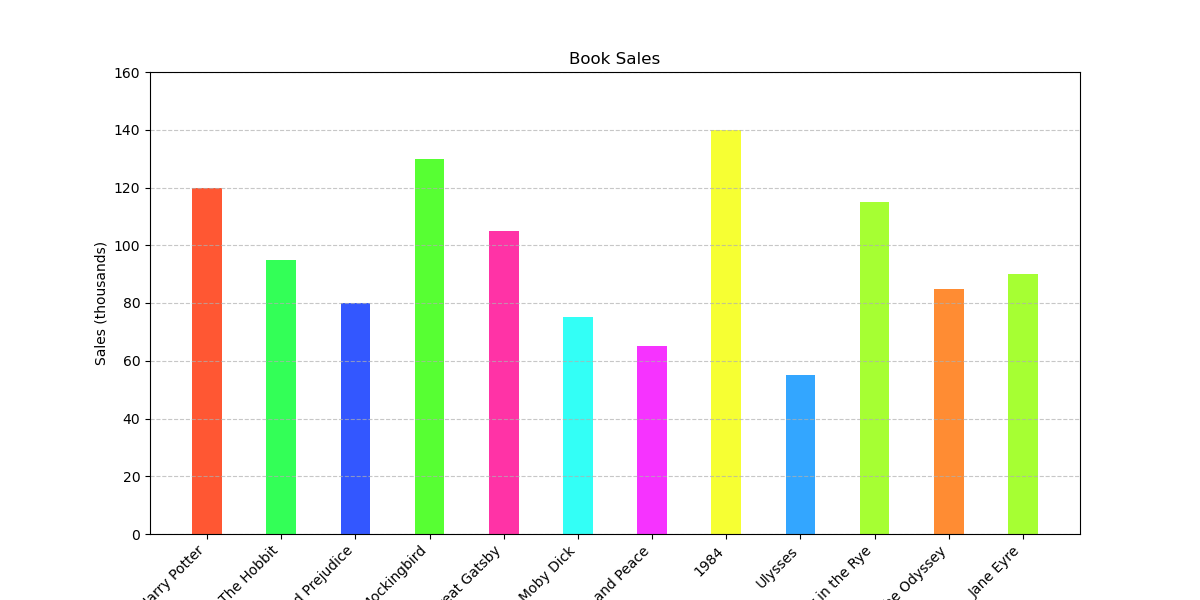

Source code (Python):

import matplotlib.pyplot as plt

# Table data represented as lists
books = ['Harry Potter', 'The Hobbit', 'Pride and Prejudice', 'To Kill a Mockingbird', 'The Great Gatsby',
         'Moby Dick', 'War and Peace', '1984', 'Ulysses', 'The Catcher in the Rye', 'The Odyssey', 'Jane Eyre']
sales = [120, 95, 80, 130, 105, 75, 65, 140, 55, 115, 85, 90]

# Custom color codes for each bar
colors = ['#FF5733', '#33FF57', '#3357FF', '#57FF33', '#FF33A6', 
          '#33FFF6', '#F633FF', '#F6FF33', '#33A6FF', '#A6FF33',
          '#FF8C33', '#A6FF33']

# Setting the size of the plot
plt.figure(figsize=(12, 6))

# Creating a vertical bar chart
plt.bar(books, sales, color=colors, width=0.4)

# Customizing the plot
plt.ylabel('Sales (thousands)')
plt.title('Book Sales')
plt.ylim(0, max(sales) + 20)  # Adjusting y-axis limits for better clarity
plt.grid(axis='y', linestyle='--', alpha=0.7)  # Adding a grid for the y-axis

# Display the plot
plt.xticks(rotation=45, ha='right')  # Rotating x-axis labels for better readability

# Display the plot
plt.show()
